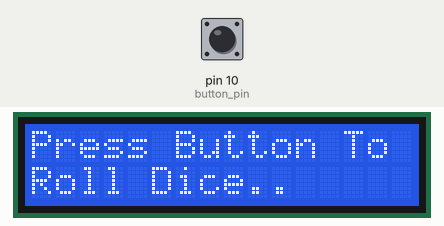
Recording of a sketch running on a simulated Arduino Uno, built with avr-gcc and run on an emulated ATmega328P. Parts: 16×2 character LCD. Inputs (shaded band) come from the test bench; at power-on: pin 10 (button_pin) HIGH. Random numbers use the default seed unless the sketch sets one; what the sketch prints to the serial monitor is not drawn.

Above: at 1.2 s.
1.3 s: pin 10 (button_pin) pulled LOW for 3.2 s
At 6.0 s:
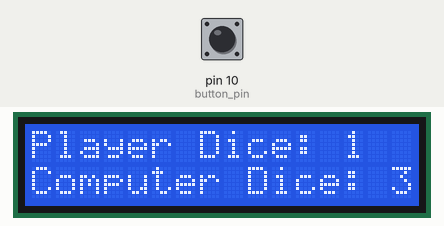
6.8 s: pin 10 (button_pin) pulled LOW for 0.15 s
At 8.4 s:
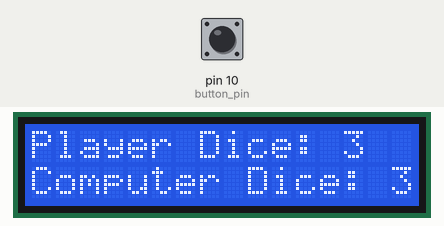
9.3 s: pin 10 (button_pin) pulled LOW for 1 s
At 11.5 s:
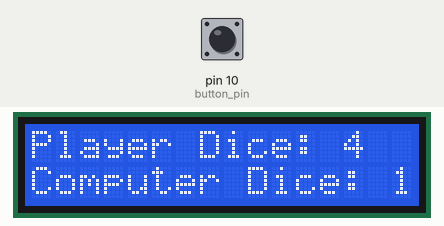
11.8 s: pin 10 (button_pin) pulled LOW for 0.15 s
At 13.4 s:
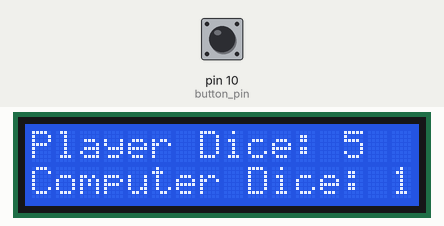
Timing chart, 0 to 14.9 s (numbered marks = the images above; inputs shaded):
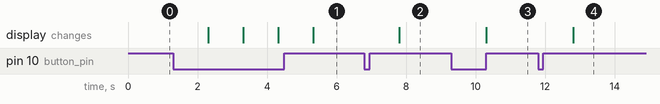

The sketch:

diceGame.ino
```cpp
// include the library code:
#include <LiquidCrystal.h>
int button_pin = 10;
long dice_one, dice_two;

// initialize the library by associating any needed LCD interface pin
// with the arduino pin number it is connected to
const int rs = 12, en = 11, d4 = 5, d5 = 4, d6 = 3, d7 = 2;
LiquidCrystal lcd(rs, en, d4, d5, d6, d7);

void setup() {
  randomSeed(analogRead(0));
  Serial.begin(9600);
  pinMode(button_pin, INPUT_PULLUP);
  lcd.begin(16, 2);            // set up the LCD's number of columns and rows:
  lcd.print("Press Button To Roll Dice!");  // Print a message to the LCD.
  lcd.setCursor(0, 1);
  lcd.print("Roll Dice..");
}

void loop() {
  // set the cursor to column 0, line 1
  // (note: line 1 is the second row, since counting begins with 0):

  readButton();
}
void diceRoll() {
  lcd.clear();
  dice_one = random(1, 6);
  dice_two = random(1, 6);
  Serial.println("Dice 1: " + String(dice_one));
  Serial.println("Dice 1: " + String(dice_two));
  lcd.print("Player Dice: " + String(dice_one));
  lcd.setCursor(0, 1);
  lcd.print("Computer Dice: " + String(dice_two));
}

void readButton() {
  if (digitalRead(button_pin) == LOW) {
    delay(1000);
    diceRoll();
  }
}
```

Measured:
- after the input at 1.3 s, the display: first changes after 1.0 s (image 1 shows a later state)
- after the input at 6.8 s, the display: changes after 1.0 s (image 2)
- after the input at 9.3 s, the display: changes after 1.0 s (image 3)
- after the input at 11.8 s, the display: changes after 1.0 s (image 4)
